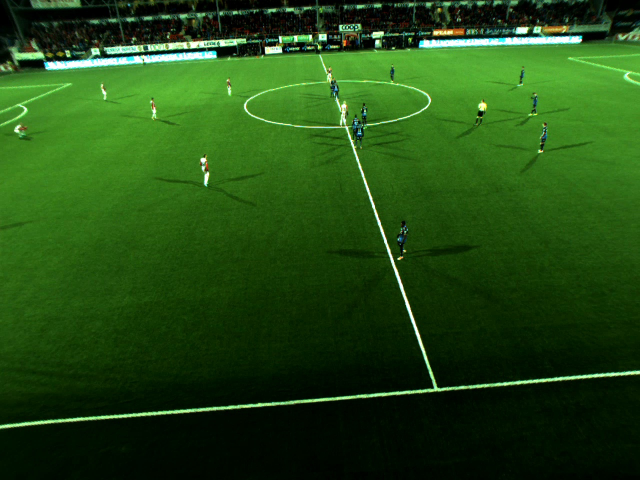
#> input picture data/football/frame.jpg, 1280 x 960 px (shown at 1/2 size)
$ python get_point_coordinates.py
#> lines starting #> are read from the running program, lines starting #| are printed output that depends on the picture; after the words box and inside, x2 and y2 are one past the last pixel; in counts of white or black regions, pixels touching at a corner belong together
import cv2
import numpy as np

def select_points(event, x, y, flags, param):
    """Callback function to store selected points."""
    coords = param
    if event == cv2.EVENT_LBUTTONDOWN:
        coords[0] = x
        coords[1] = y

def get_four_points(image_path, window_name):
    """Function to get four points from an image."""
#> called with image_path = 'data/football/frame.jpg', window_name = 'Image 2'
    xy = [0, 0]
    points = []

    img = cv2.imread(image_path)
#> img is the input picture: shape (960, 1280, 3); mean B, G, R 19.9, 75.6, 34.5
    img_display = img.copy()
    h, w = img.shape[:2]
#> h = 960; w = 1280
    img_display = cv2.resize(img_display, (w//2, h//2))
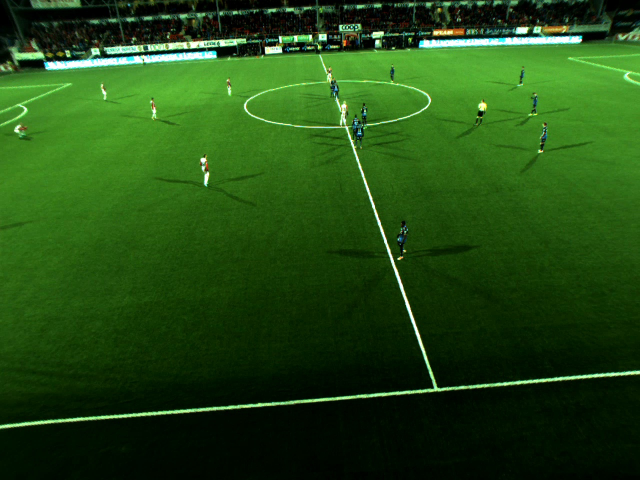
#> img_display: shape (480, 640, 3); mean B, G, R 20, 75.8, 34.6

    cv2.namedWindow("Image")
    cv2.setMouseCallback("Image", select_points, xy)

    while True:
        img_copy = img_display.copy()
        cv2.circle(img_copy, (xy[0], xy[1]), 2, (0, 0, 255), -1)
#> img_copy: shape (480, 640, 3); under 0.01% of pixels changed, all inside (x1, y1, x2, y2) = (0, 0, 3, 3)
        cv2.imshow("Image", img_copy)

        key = cv2.waitKeyEx()
#> (key Esc is pressed here)
        if key == 113:  # 'q' key to exit
            break
        elif key == 115:  # 's' key to select point
            points.append((xy[0]*2, xy[1]*2))  # scale back to original image size
            print(f"Selected: {points[-1]}")
            if len(points) == 4:
                break
        elif key == 65362:  # Up arrow
            xy[1] = max(0, xy[1]-1)
        elif key == 65364:  # Down arrow
            xy[1] = min(img_display.shape[0]-1, xy[1]+1)
        elif key == 65361:  # Left arrow
            xy[0] = max(0, xy[0]-1)
        elif key == 65363:  # Right arrow
            xy[0] = min(img_display.shape[1]-1, xy[0]+1)

    cv2.destroyAllWindows()
    return points


points_img1 = np.array([
    [105/2, 0],          # bottom-left corner
    [88.5, 54.16],        # bottom-right
    [105/2, 24.85],       # top-right
    [16.5, 54.16]          # top-left
], dtype=np.float32)

# Load images
# image1_path = "data/football/field.jpg"
# print("Select four points in the first image...")
# points_img1 = get_four_points(image1_path, "Image 1")

image2_path = "data/football/frame.jpg"
print("Select four points in the second image...")
points_img2 = get_four_points(image2_path, "Image 2")

H, status = cv2.findHomography(np.array(points_img1), np.array(points_img2), method=0)

np.save('./homography_matrix.npy', H)

# Warp the image to a top-down view (size = field in meters * scale)
scale = 10  # pixels per meter
output_size = (int(105 * scale), int(68 * scale))  # width, height

image = cv2.imread(image2_path)
warped = cv2.warpPerspective(image, H, output_size)
cv2.imshow('', warped)
cv2.waitKey()

$ run again, with data/football/field.jpg copied over data/football/frame.jpg
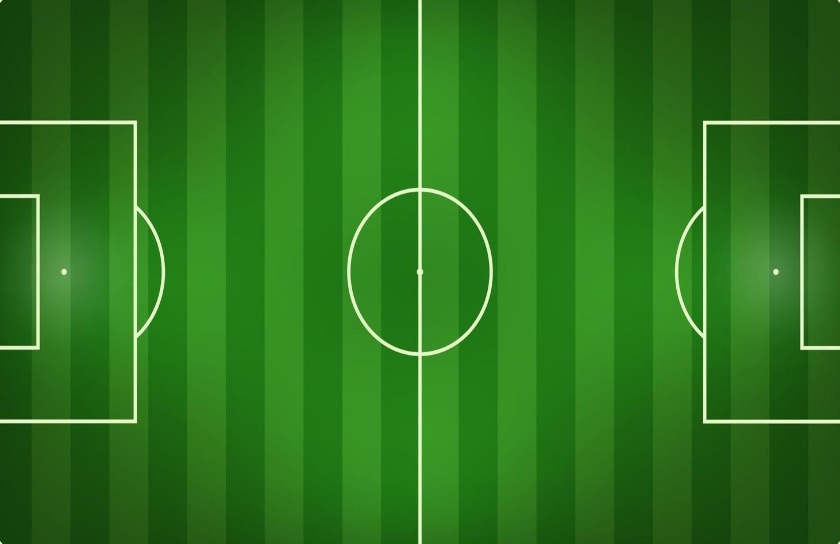
#> input picture data/football/field.jpg, 840 x 544 px
#> in get_four_points, img is the input picture: shape (544, 840, 3); mean B, G, R 28.5, 116, 43.5
#> in get_four_points, `cv2.circle(img_copy, (xy[0], xy[1]), 2, (0, 0, 255), -1)`:
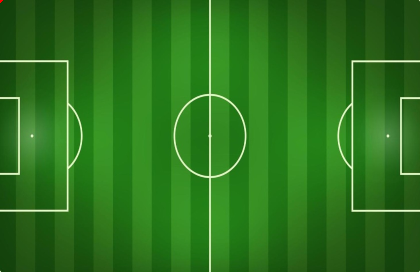
#> img_copy: shape (272, 420, 3); mean B, G, R 28.6, 116.1, 43.6

$ run again, with data/football/original-field.jpg copied over data/football/frame.jpg
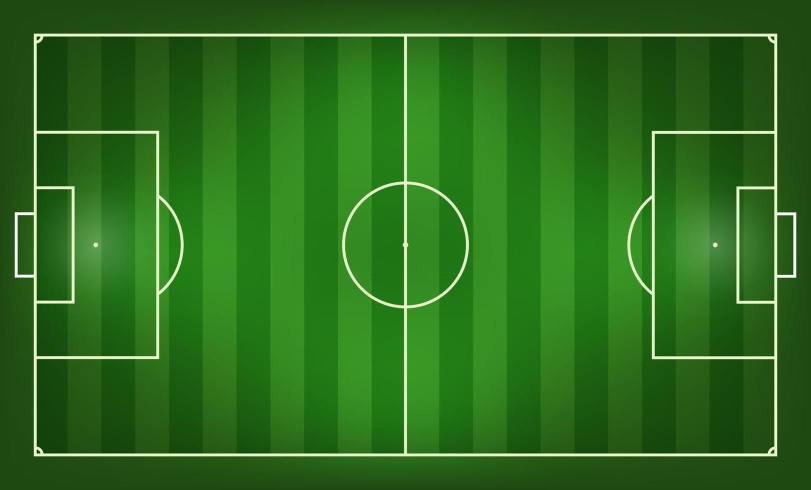
#> input picture data/football/original-field.jpg, 1622 x 980 px (shown at 1/2 size)
#> in get_four_points, img is the input picture: shape (980, 1622, 3); mean B, G, R 29.7, 110.2, 44.6
#> in get_four_points, `img_display = cv2.resize(img_display, (w//2, h//2))`:
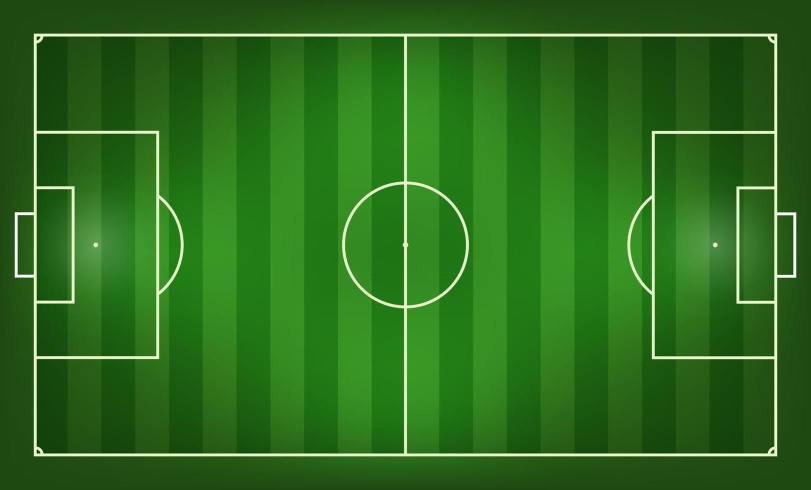
#> img_display: shape (490, 811, 3); mean B, G, R 29.8, 110.3, 44.7
#> img_copy: shape (490, 811, 3); under 0.01% of pixels changed, all inside (x1, y1, x2, y2) = (0, 0, 3, 3)
